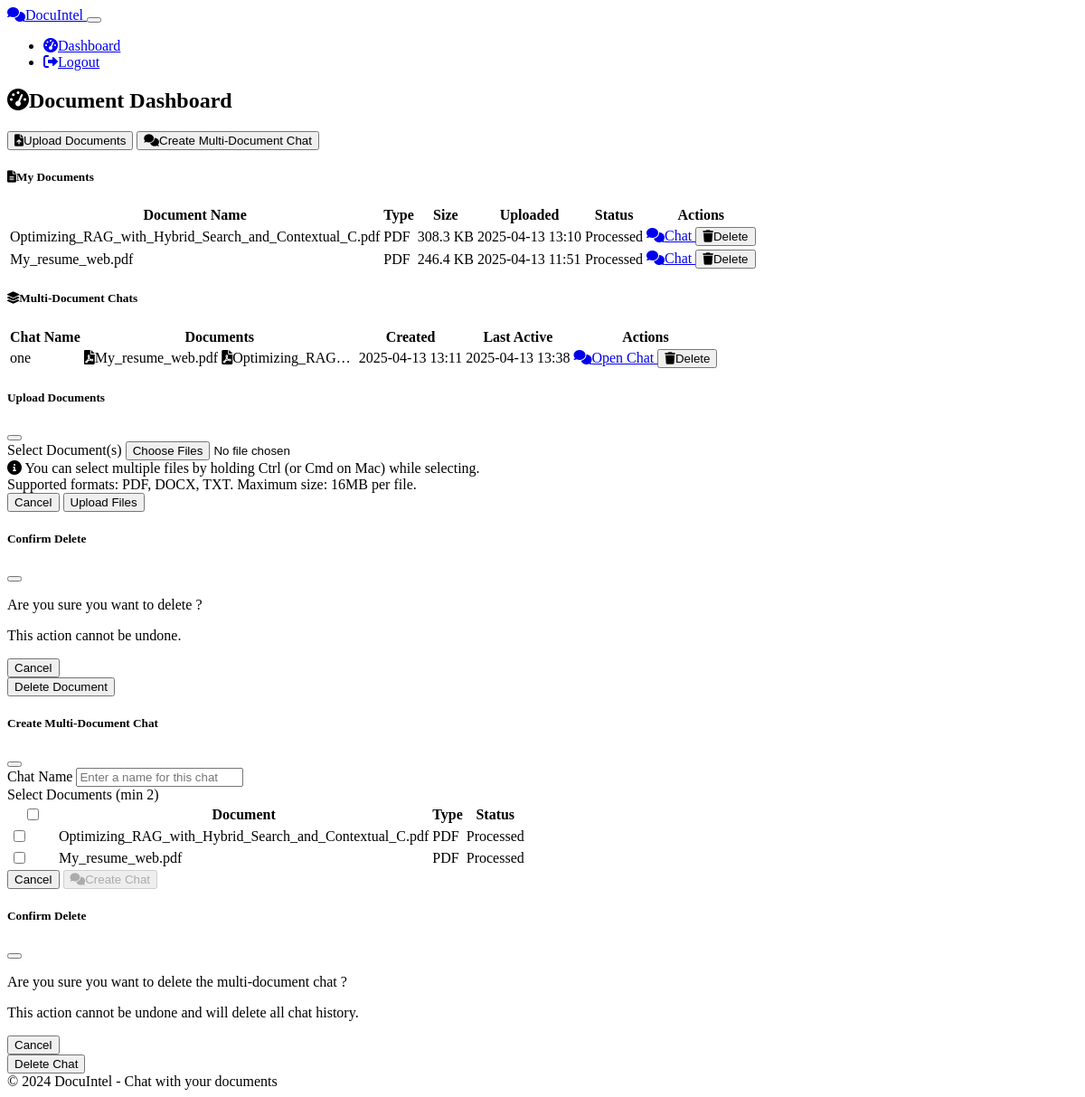
Page /dashboard (signed in) on the earlier database version.
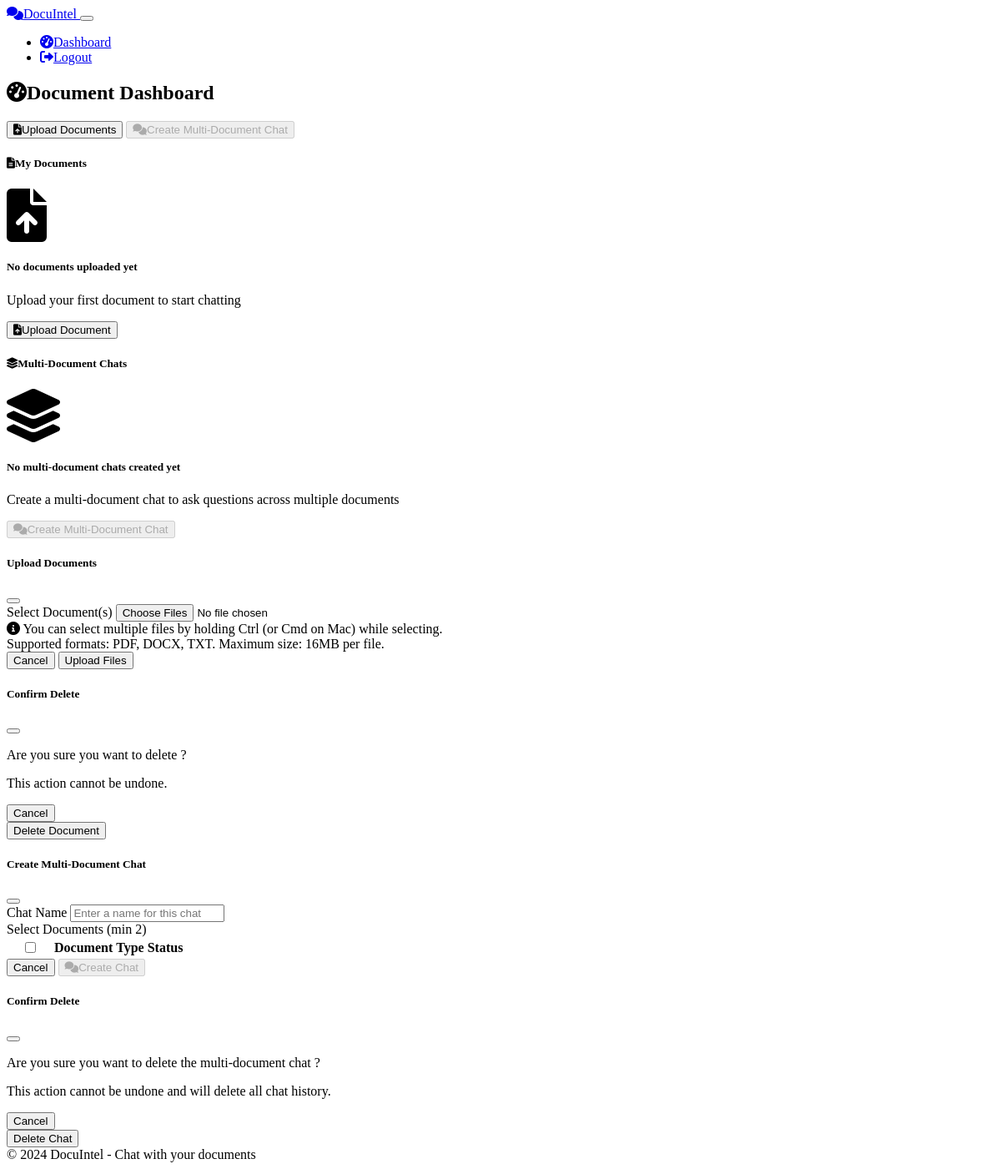
Same page on the later database version.
### models.py (models this page shows, shortened)
class Document(db.Model):
    id = db.Column(db.Integer, primary_key=True)
    user_id = db.Column(db.Integer, db.ForeignKey('user.id'), nullable=False)
    filename = db.Column(db.String(255), nullable=False)
    original_filename = db.Column(db.String(255), nullable=False)
    file_path = db.Column(db.String(512), nullable=False)
    file_type = db.Column(db.String(20), nullable=False)
    file_size = db.Column(db.Integer, nullable=False)  # in bytes
    processed = db.Column(db.Boolean, default=False)
    uploaded_at = db.Column(db.DateTime, default=datetime.utcnow)
    extracted_text = db.Column(db.Text, nullable=True)
    chat_sessions = db.relationship('ChatSession', backref='document', lazy='dynamic', cascade='all, delete-orphan')
    group_chats = db.relationship('GroupChatSession', secondary=document_group_chat, back_populates='documents')

class GroupChatSession(db.Model):
    id = db.Column(db.Integer, primary_key=True)
    user_id = db.Column(db.Integer, db.ForeignKey('user.id'), nullable=False)
    name = db.Column(db.String(100), nullable=False)
    created_at = db.Column(db.DateTime, default=datetime.utcnow)
    last_active = db.Column(db.DateTime, default=datetime.utcnow, onupdate=datetime.utcnow)
    documents = db.relationship('Document', secondary=document_group_chat, back_populates='group_chats')
    messages = db.relationship('GroupChatMessage', backref='group_chat_session', lazy='dynamic', cascade='all, delete-orphan')

### routes/document.py (the view)
@document_bp.route('/dashboard')
@login_required
def dashboard():
    documents = Document.query.filter_by(user_id=current_user.id).order_by(Document.uploaded_at.desc()).all()
    group_chats = GroupChatSession.query.filter_by(user_id=current_user.id).order_by(GroupChatSession.last_active.desc()).all()
    upload_form = DocumentUploadForm()
    return render_template('dashboard.html', documents=documents,group_chats=group_chats,upload_form=upload_form)

### routes/document.py
class DocumentUploadForm(FlaskForm):
    document = FileField('Document(s)', validators=[
        FileRequired(),
        FileAllowed(list(ALLOWED_EXTENSIONS), f'Only {", ".join(ALLOWED_EXTENSIONS)} files are allowed')
    ], render_kw={"multiple": True})
    submit = SubmitField('Upload Files')

### app.py (called while the page is built)
@app.context_processor
def utility_processor():
    from datetime import datetime
    return {
        'now': datetime.now
    }

@login_manager.user_loader
def load_user(user_id):
    from models import User
    return User.query.get(int(user_id))

### templates/dashboard.html (shortened to what the changed rows need)
{% extends 'base.html' %}
{% block content %}
<div class="row">
    <div class="col-lg-12">
        <div class="d-flex justify-content-between align-items-center mb-4">
            <h2><i class="fas fa-tachometer-alt me-2"></i>Document Dashboard</h2>
            <div class="btn-group">
                <button type="button" class="btn btn-primary" data-bs-toggle="modal" data-bs-target="#uploadModal">
                    <i class="fas fa-file-upload me-2"></i>Upload Documents
                </button>
                <button type="button" class="btn btn-success" id="createGroupChatBtn" {% if documents|length < 2 %}disabled{% endif %}>
                    <i class="fas fa-comments me-2"></i>Create Multi-Document Chat
                </button>
            </div>
        </div>
    </div>
</div>
<div class="row">
    <div class="col-lg-12">
        <div class="card shadow">
            <div class="card-body">
                {% if documents %}
                    <div class="table-responsive">
                        <table class="table table-hover">
                            <thead>
                                <tr>
                                    <th>Document Name</th>
                                    <th>Type</th>
                                    <th>Size</th>
                                    <th>Uploaded</th>
                                    <th>Status</th>
                                    <th>Actions</th>
                                </tr>
                            </thead>
                            <tbody>
                                {% for document in documents %}
                                <tr>
                                    <td>{{ document.original_filename }}</td>
                                    <td>
                                        {% if document.file_type == 'pdf' %}
                                            <span class="badge bg-danger">PDF</span>
                                        {% elif document.file_type == 'docx' %}
                                            <span class="badge bg-primary">DOCX</span>
                                        {% elif document.file_type == 'txt' %}
                                            <span class="badge bg-secondary">TXT</span>
                                        {% else %}
                                            <span class="badge bg-info">{{ document.file_type }}</span>
                                        {% endif %}
                                    </td>
                                    <td>{{ (document.file_size / 1024)|round(1) }} KB</td>
                                    <td>{{ document.uploaded_at.strftime('%Y-%m-%d %H:%M') }}</td>
                                    <td>
                                        {% if document.processed %}
                                            <span class="badge bg-success">Processed</span>
                                        {% else %}
                                            <span class="badge bg-warning">Processing</span>
                                        {% endif %}
                                    </td>
                                    <td>
                                        {% if document.processed %}
                                            <a href="{{ url_for('document.start_chat', document_id=document.id) }}" class="btn btn-sm btn-primary">
                                                <i class="fas fa-comments me-1"></i>Chat
                                            </a>
                                        {% else %}
                                            <button class="btn btn-sm btn-primary" disabled>
                                                <i class="fas fa-spinner fa-spin me-1"></i>Processing
                                            </button>
                                        {% endif %}
                                        <button class="btn btn-sm btn-danger"
                                                onclick="confirmDelete({{ document.id }}, '{{ document.original_filename }}')">
                                            <i class="fas fa-trash me-1"></i>Delete
                                        </button>
                                    </td>
                                </tr>
                                {% endfor %}
                            </tbody>
                        </table>
                    </div>
                {% else %}
                    <div class="text-center py-5">
                        <i class="fas fa-file-upload fa-4x mb-3 text-muted"></i>
                        <h5>No documents uploaded yet</h5>
                        <p class="text-muted">Upload your first document to start chatting</p>
                        <button class="btn btn-primary mt-3" data-bs-toggle="modal" data-bs-target="#uploadModal">
                            <i class="fas fa-file-upload me-2"></i>Upload Document
                        </button>
                    </div>
                {% endif %}
            </div>
        </div>
    </div>
</div>
<div class="row">
    <div class="col-lg-12">
        <div class="card shadow">
            <div class="card-body">
                {% if group_chats %}
                    <div class="table-responsive">
                        <table class="table table-hover">
                            <thead>
                                <tr>
                                    <th>Chat Name</th>
                                    <th>Documents</th>
                                    <th>Created</th>
                                    <th>Last Active</th>
                                    <th>Actions</th>
                                </tr>
                            </thead>
                            <tbody>
                                {% for chat in group_chats %}
                                <tr>
                                    <td>{{ chat.name }}</td>
                                    <td>
                                        <div style="max-width: 300px; overflow: hidden; text-overflow: ellipsis; white-space: nowrap;">
                                            {% for doc in chat.documents %}
                                                {% if doc.file_type == 'pdf' %}
                                                    <span class="badge bg-danger me-1">
                                                        <i class="fas fa-file-pdf me-1"></i>{{ doc.original_filename }}
                                                    </span>
                                                {% elif doc.file_type == 'docx' %}
                                                    <span class="badge bg-primary me-1">
                                                        <i class="fas fa-file-word me-1"></i>{{ doc.original_filename }}
                                                    </span>
                                                {% elif doc.file_type == 'txt' %}
                                                    <span class="badge bg-secondary me-1">
                                                        <i class="fas fa-file-alt me-1"></i>{{ doc.original_filename }}
                                                    </span>
                                                {% else %}
                                                    <span class="badge bg-info me-1">
                                                        <i class="fas fa-file me-1"></i>{{ doc.original_filename }}
                                                    </span>
                                                {% endif %}
                                            {% endfor %}
                                        </div>
                                    </td>
                                    <td>{{ chat.created_at.strftime('%Y-%m-%d %H:%M') }}</td>
                                    <td>{{ chat.last_active.strftime('%Y-%m-%d %H:%M') }}</td>
                                    <td>
                                        <a href="{{ url_for('chat.group_chat_view', group_chat_id=chat.id) }}" class="btn btn-sm btn-success">
                                            <i class="fas fa-comments me-1"></i>Open Chat
                                        </a>
                                        <button class="btn btn-sm btn-danger"
                                                onclick="confirmDeleteGroupChat({{ chat.id }}, '{{ chat.name }}')">
                                            <i class="fas fa-trash me-1"></i>Delete
                                        </button>
                                    </td>
                                </tr>
                                {% endfor %}
                            </tbody>
                        </table>
                    </div>
                {% else %}
                    <div class="text-center py-5">
                        <i class="fas fa-layer-group fa-4x mb-3 text-muted"></i>
                        <h5>No multi-document chats created yet</h5>
                        <p class="text-muted">Create a multi-document chat to ask questions across multiple documents</p>
                        <button class="btn btn-success mt-3" id="emptyCreateGroupChatBtn" {% if documents|length < 2 %}disabled{% endif %}>
                            <i class="fas fa-comments me-2"></i>Create Multi-Document Chat
                        </button>
                    </div>
                {% endif %}
            </div>
        </div>
    </div>
</div>
<div class="modal fade" id="groupChatModal" tabindex="-1" aria-labelledby="groupChatModalLabel" aria-hidden="true">
    <div class="modal-dialog modal-lg">
        <div class="modal-content">
            <form id="groupChatForm" method="POST" action="{{ url_for('document.create_group_chat') }}">
                <div class="modal-body">
                    <div class="mb-3">
                        <div class="table-responsive">
                            <table class="table table-hover">
                                <thead>
                                    <tr>
                                        <th style="width: 50px;"><input type="checkbox" id="selectAllDocs" class="form-check-input"></th>
                                        <th>Document</th>
                                        <th>Type</th>
                                        <th>Status</th>
                                    </tr>
                                </thead>
                                <tbody>
                                    {% for document in documents %}
                                        {% if document.processed %}
                                        <tr>
                                            <td>
                                                <input type="checkbox" name="document_ids" value="{{ document.id }}" class="form-check-input doc-checkbox">
                                            </td>
                                            <td>{{ document.original_filename }}</td>
                                            <td>
                                                {% if document.file_type == 'pdf' %}
                                                    <span class="badge bg-danger">PDF</span>
                                                {% elif document.file_type == 'docx' %}
                                                    <span class="badge bg-primary">DOCX</span>
                                                {% elif document.file_type == 'txt' %}
                                                    <span class="badge bg-secondary">TXT</span>
                                                {% else %}
                                                    <span class="badge bg-info">{{ document.file_type }}</span>
                                                {% endif %}
                                            </td>
                                            <td>
                                                <span class="badge bg-success">Processed</span>
                                            </td>
                                        </tr>
                                        {% endif %}
                                    {% endfor %}
                                </tbody>
                            </table>
                        </div>
                    </div>
                </div>
            </form>
        </div>
    </div>
</div>
{% endblock %}

Differences in the rows shown:
removed Document: original_filename "Optimizing_RAG_with_Hybrid_Search_and_Contextual_C.pdf", file_type "PDF", (document.file_size/1024)|round(1) "308.3", uploaded_at "2025-04-13 13:10", processed "Processed", original_filename "Optimizing_RAG…"
removed Document: original_filename "My_resume_web.pdf", file_type "PDF", (document.file_size/1024)|round(1) "246.4", uploaded_at "2025-04-13 11:51", processed "Processed"
removed GroupChatSession: name "one", created_at "2025-04-13 13:11", last_active "2025-04-13 13:38"
Other differences:
text no longer shown: "Document Name Type Size Uploaded Status Actions Chat Name Documents Created Last Active Actions"
text now shown: "No documents uploaded yet Upload your first document to start chatting Upload Document No multi-document chats created yet Create a multi-document chat to ask questions across multiple documents Create Multi-Document Chat"
